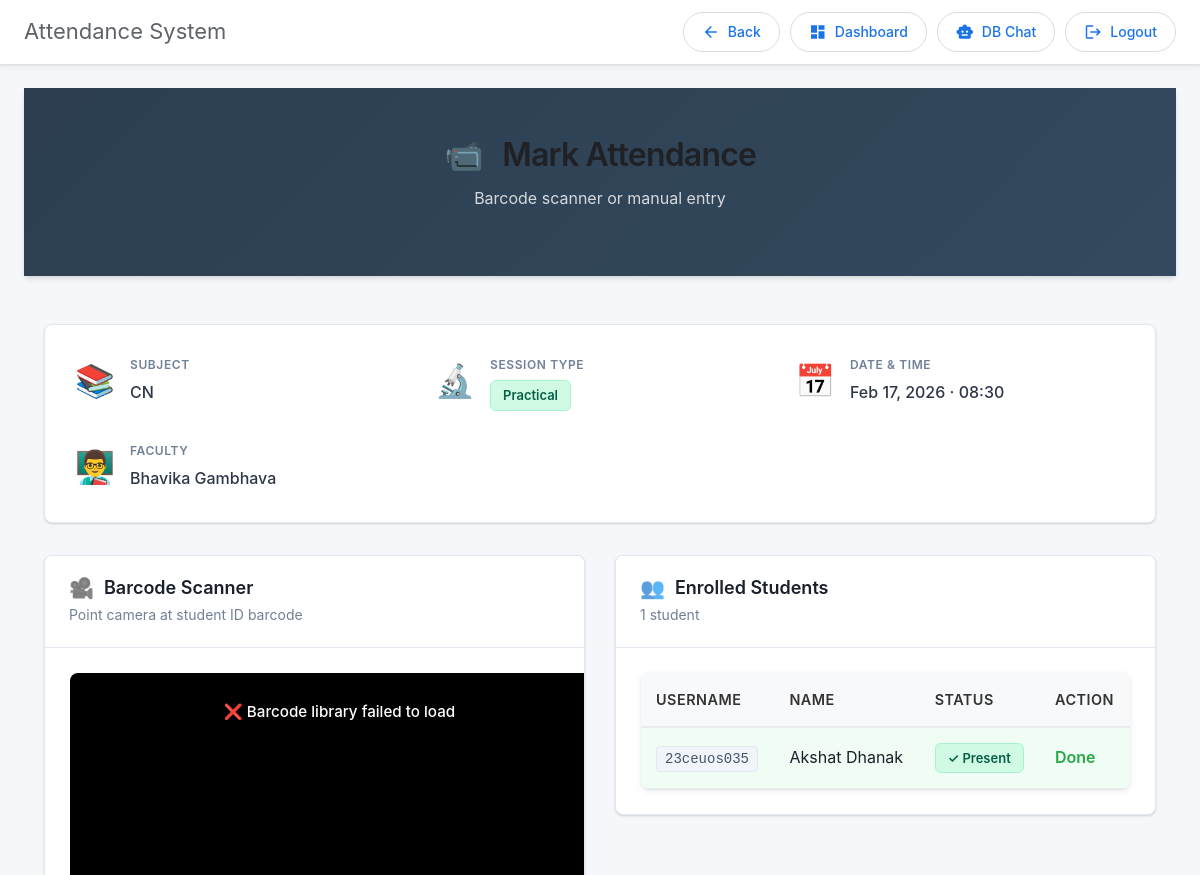
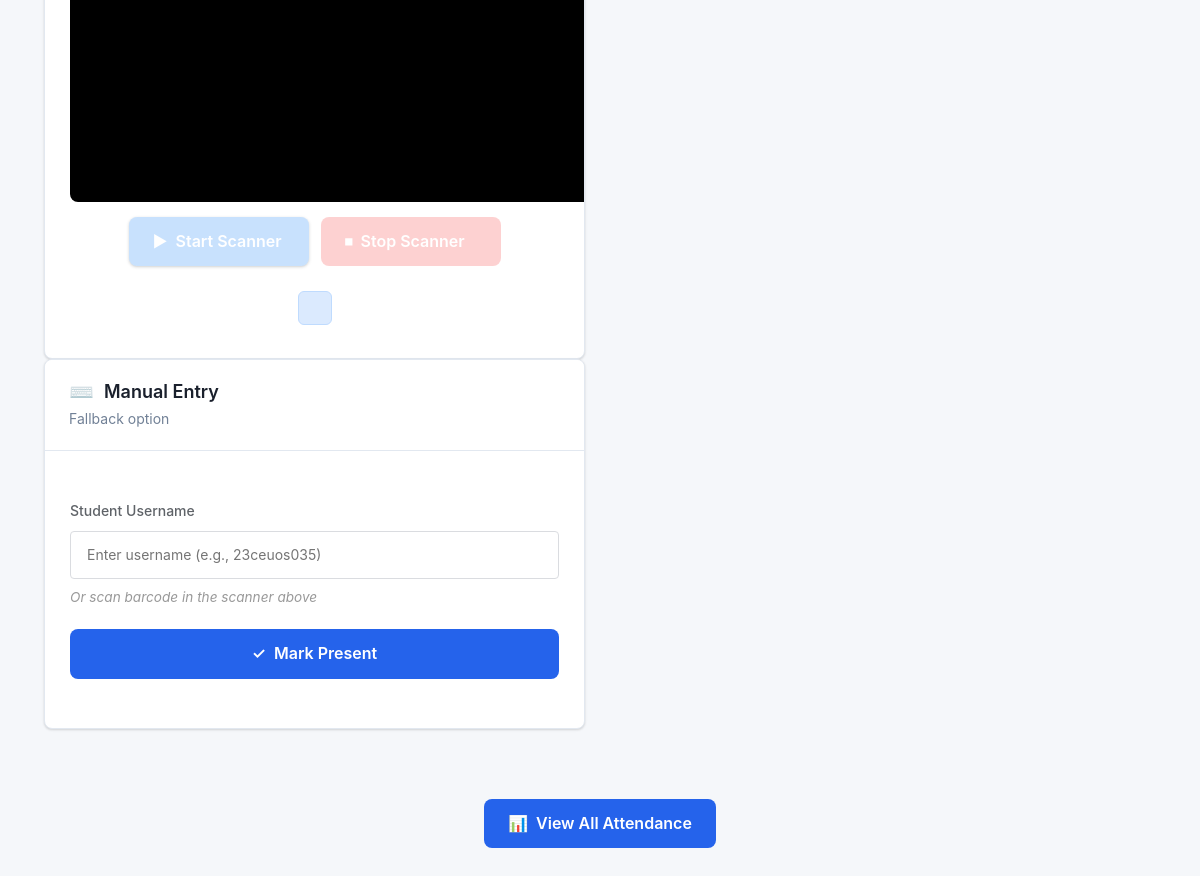
Screenshot of /faculty_app/mark_student_attendance2/4/ (signed in) with the database file from the repository (2 pictures, top to bottom).
### admin_app/models.py (models this page shows, shortened)
class Lecture(models.Model):
    TYPE_CHOICES = [
        ('theory', 'Theory'),
        ('practical', 'Practical'),
        ('tutorial', 'Tutorial'),
    ]
    subject_offering = models.ForeignKey(SubjectOffering, on_delete=models.CASCADE, related_name='lectures')
    date = models.DateField()
    start_time = models.TimeField()
    end_time = models.TimeField()
    lecture_type = models.CharField(max_length=20, choices=TYPE_CHOICES, default='theory')
    room_number = models.CharField(max_length=20, blank=True, null=True)
    faculty = models.ForeignKey(Faculty, on_delete=models.PROTECT, related_name='conducted_lectures')
    is_conducted = models.BooleanField(default=True)
    created_at = models.DateTimeField(auto_now_add=True)
    class Meta:
        ordering = ['date', 'start_time']

class SubjectOffering(models.Model):
    subject = models.ForeignKey(Subject, on_delete=models.PROTECT, related_name='offerings')
    academic_year = models.CharField(max_length=10)  # e.g., "2025-26"
    division = models.CharField(max_length=5)  # e.g., "A", "B", "C"
    faculty = models.ForeignKey('Faculty', on_delete=models.PROTECT, related_name='teaching_subjects')
    max_students = models.IntegerField(default=60)
    created_at = models.DateTimeField(auto_now_add=True)
    class Meta:
        ordering = ['academic_year', 'subject', 'division']
        unique_together = ['subject', 'academic_year', 'division']

class Subject(models.Model):
    code = models.CharField(max_length=20, unique=True)   # e.g., "23CE610"
    name = models.CharField(max_length=200, unique=True)  # e.g., "ADVANCED COMPUTER ARCHITECTURE"
    credits = models.IntegerField(default=4)
    semester = models.IntegerField(choices=[(i, f"Semester {i}") for i in range(1, 9)])
    is_elective = models.BooleanField(default=False)
    department = models.ForeignKey(Department, on_delete=models.PROTECT, related_name='subjects')
    syllabus_url = models.URLField(blank=True, null=True)
    created_at = models.DateTimeField(auto_now_add=True)
    class Meta:
        ordering = ['semester', 'code']
        unique_together = ['code', 'department']

class Faculty(models.Model):
    STATUS_CHOICES = [
        ('active', 'Active'),
        ('inactive', 'Inactive'),
    ]
    user = models.OneToOneField(CustomUser, on_delete=models.CASCADE, related_name='faculty_profile')
    name = models.CharField(max_length=200)
    email = models.EmailField()
    phone = models.CharField(max_length=15, blank=True, null=True)
    department = models.ForeignKey(Department, on_delete=models.PROTECT, related_name='faculties', null=True, blank=True)
    specialization = models.CharField(max_length=200, blank=True, null=True)
    subjects = models.ManyToManyField(Subject, blank=True, related_name='qualified_faculties')
    salary = models.DecimalField(max_digits=10, decimal_places=2, default=0)
    image = models.ImageField(upload_to='faculty_photos/', default='default_faculty.jpg')
    status = models.CharField(max_length=20, choices=STATUS_CHOICES, default='active')
    created_at = models.DateTimeField(auto_now_add=True)
    updated_at = models.DateTimeField(auto_now=True)
    class Meta:
        ordering = ['name']

class Attendance(models.Model):
    STATUS_CHOICES = [
        ('present', 'Present'),
        ('absent', 'Absent'),
        ('late', 'Late'),
    ]
    lecture = models.ForeignKey(Lecture, on_delete=models.CASCADE, related_name='attendances')
    student = models.ForeignKey(Student, on_delete=models.CASCADE, related_name='attendances')
    status = models.CharField(max_length=20, choices=STATUS_CHOICES, default='absent')
    marked_date = models.DateTimeField(auto_now=True)
    marked_by = models.ForeignKey(Faculty, on_delete=models.SET_NULL, null=True, blank=True, related_name='marked_attendances')
    face_recognized = models.BooleanField(default=False, null=True)
    created_at = models.DateTimeField(auto_now_add=True)
    class Meta:
        ordering = ['lecture', 'student']
        unique_together = ['lecture', 'student']

class Student(models.Model):
    STATUS_CHOICES = [
        ('active', 'Active'),
        ('graduated', 'Graduated'),
        ('suspended', 'Suspended'),
        ('dropped', 'Dropped'),
    ]
    BATCH_CHOICES = [
        ('A1', 'A1'),
        ('A2', 'A2'),
        ('A3', 'A3'),
        ('A4', 'A4'),
        ('B1', 'B1'),
        ('B2', 'B2'),
        ('B3', 'B3'),
        ('B4', 'B4'),
    ]
    user = models.OneToOneField(CustomUser, on_delete=models.CASCADE, related_name='student_profile')
    roll_number = models.CharField(max_length=20, unique=True)
    name = models.CharField(max_length=200)
    degree_program = models.ForeignKey(DegreeProgram, on_delete=models.PROTECT, related_name='enrolled_students', null=True, blank=True)
    semester = models.IntegerField(choices=[(i, f"Semester {i}") for i in range(1, 9)], default=1)
    division = models.CharField(max_length=5)  # A, B, C, etc.
    batch = models.CharField(max_length=10, choices=BATCH_CHOICES)
    graduation_date = models.DateField(blank=True, null=True)
    phone = models.CharField(max_length=15)
    blood_group = models.CharField(max_length=3, blank=True, null=True)
    date_of_birth = models.DateField(blank=True, null=True)
    address = models.TextField(blank=True, null=True)
    city = models.CharField(max_length=100, blank=True, null=True)
    state = models.CharField(max_length=100, blank=True, null=True)
    pincode = models.CharField(max_length=10, blank=True, null=True)
    father_name = models.CharField(max_length=100, blank=True, null=True)
    father_contact = models.CharField(max_length=15, blank=True, null=True)
    mother_name = models.CharField(max_length=100, blank=True, null=True)
    mother_contact = models.CharField(max_length=15, blank=True, null=True)
    image = models.ImageField(upload_to='student_photos/', default='default_student.jpg')
    face_encoding = models.TextField(blank=True, null=True)  # JSON encoded face descriptor
    status = models.CharField(max_length=20, choices=STATUS_CHOICES, default='active')
    created_at = models.DateTimeField(auto_now_add=True)
    updated_at = models.DateTimeField(auto_now=True)
    class Meta:
        ordering = ['degree_program', 'semester', 'roll_number']

### registration/models.py (models this page shows)
class CustomUser(AbstractUser):
    ROLE_CHOICES = [
        ("student", "Student"),
        ("faculty", "Faculty"),
        ("admin", "Admin"),
    ]
    role = models.CharField(max_length=10, choices=ROLE_CHOICES, default="student")

### faculty_app/views.py (the view, shortened to what this page needs)
# urls.py: path("mark_student_attendance2/<int:lecture_id>/", views.mark_student_attendance2, name="mark_student_attendance2"),
@faculty_required
def mark_student_attendance2(request, lecture_id):
    lecture = Lecture.objects.get(id=lecture_id)
    attendances = Attendance.objects.filter(lecture=lecture).select_related('student', 'student__user')
    slot_type = lecture.lecture_type
    slot_type_display = lecture.get_lecture_type_display()
    context = {
        'lecture': lecture,
        'attendances': attendances,
        'slot_type': slot_type,
        'slot_type_display': slot_type_display,
    }
    return render(request, "faculty_app/mark_student_attendance2.html", context)

### faculty_app/views.py (called while the page is built)
def faculty_required(view_func):
    @wraps(view_func)
    def wrapper(request, *args, **kwargs):
        if not request.user.is_authenticated:
            return redirect("registration:login")  # Redirect unauthenticated users to login page
        if request.user.role == "faculty":
            return view_func(request, *args, **kwargs)
        logout(request)  # Log out unauthorized users
        return redirect("registration:login")  # Redirect unauthorized users
    return wrapper

### project1/context_processors.py (called while the page is built)
def session_timeout(request):
    return {
        'SESSION_TIMEOUT_SECONDS': getattr(settings, 'SESSION_COOKIE_AGE', 1800),
    }

### faculty_app/templates/faculty_app/mark_student_attendance2.html (shortened to what this page needs)
{% extends "layout.html" %}
{% block container %}
<div class="modern-attendance-page">
  <div class="attendance-header">
    <div class="header-content">
      <h1 class="page-title">
        <span class="title-icon">📹</span> Mark Attendance
      </h1>
      <p class="page-subtitle">Barcode scanner or manual entry</p>
    </div>
  </div>
  <div class="container-lg">
    <div class="lecture-card">
      <div class="card-inner">
        <div class="lecture-detail">
          <span class="detail-icon">📚</span>
          <div class="detail-content">
            <p class="detail-label">Subject</p>
            <p class="detail-value">{{ lecture.subject_offering.subject.name }}</p>
          </div>
        </div>
        <div class="lecture-detail">
          <span class="detail-icon">
            {% if slot_type == 'practical' %}🔬{% elif slot_type == 'tutorial' %}📝{% else %}📖{% endif %}
          </span>
          <div class="detail-content">
            <p class="detail-label">Session Type</p>
            <p class="detail-value">
              <span class="session-badge session-{{ slot_type }}">{{ slot_type_display }}</span>
            </p>
          </div>
        </div>
        <div class="lecture-detail">
          <span class="detail-icon">📅</span>
          <div class="detail-content">
            <p class="detail-label">Date & Time</p>
            <p class="detail-value">{{ lecture.date|date:"M d, Y" }} · {{ lecture.start_time|time:"H:i" }}</p>
          </div>
        </div>
        <div class="lecture-detail">
          <span class="detail-icon">👨‍🏫</span>
          <div class="detail-content">
            <p class="detail-label">Faculty</p>
            <p class="detail-value">{{ lecture.faculty.name }}</p>
          </div>
        </div>
      </div>
    </div>
    <div class="attendance-grid">
      <div class="scanner-section">
        <div class="scanner-card">
          <div class="card-header">
            <h2 class="card-title">
              <span>🎥</span> Barcode Scanner
            </h2>
            <p class="card-subtitle">Point camera at student ID barcode</p>
          </div>
          <div class="scanner-container">
            <video id="video" autoplay playsinline></video>
            <div id="scanner-status" class="scanner-status">
              <span id="status-text">Click "Start Scanner" to begin</span>
            </div>
          </div>
          <div class="scanner-controls">
            <button id="startBtn" class="btn-primary btn-lg">
              <span>▶</span> Start Scanner
            </button>
            <button id="stopBtn" class="btn-danger btn-lg" disabled>
              <span>⏹</span> Stop Scanner
            </button>
          </div>
          <div class="detected-code-container">
            <span id="detected-code" class="code-badge"></span>
          </div>
        </div>
        <div class="manual-entry-card">
          <div class="card-header">
            <h2 class="card-title">
              <span>⌨️</span> Manual Entry
            </h2>
            <p class="card-subtitle">Fallback option</p>
          </div>
          <form method="post" id="attendanceForm" class="manual-form">
            <div class="form-group">
              <label for="student_username" class="form-label">Student Username</label>
              <input
                type="text"
                class="form-input"
                id="student_username"
                name="student_username"
                placeholder="Enter username (e.g., 23ceuos035)"
                required
              />
              <p class="form-hint">Or scan barcode in the scanner above</p>
            </div>
            <button type="submit" class="btn-submit">
              <span>✓</span> Mark Present
            </button>
          </form>
        </div>
      </div>
      <div class="students-section">
        <div class="students-card">
          <div class="card-header">
            <h2 class="card-title">
              <span>👥</span> Enrolled Students
            </h2>
            <p class="card-subtitle">{{ attendances.count }} student{{ attendances.count|pluralize }}</p>
          </div>
          <div class="students-table-wrapper">
            {% if attendances %}
            <table class="students-table">
              <thead>
                <tr>
                  <th>Username</th>
                  <th>Name</th>
                  <th>Status</th>
                  <th>Action</th>
                </tr>
              </thead>
              <tbody>
                {% for attendance in attendances %}
                <tr class="student-row {% if attendance.status == 'present' %}present{% endif %}">
                  <td class="username-cell">
                    <code>{{ attendance.student.user.username }}</code>
                  </td>
                  <td class="name-cell">{{ attendance.student.name }}</td>
                  <td class="status-cell">
                    {% if attendance.status == 'present' %}
                      <span class="status-badge present">✓ Present</span>
                    {% elif attendance.status == 'late' %}
                      <span class="status-badge late">⏱ Late</span>
                    {% else %}
                      <span class="status-badge absent">✗ Absent</span>
                    {% endif %}
                  </td>
                  <td class="action-cell">
                    {% if attendance.status != 'present' %}
                    <form method="post" class="quick-mark-form">
                      {% csrf_token %}
                      <input type="hidden" name="student_username" value="{{ attendance.student.user.username }}" />
                      <button type="submit" class="btn-quick-mark">Mark</button>
                    </form>
                    {% else %}
                    <span class="marked-label">Done</span>
                    {% endif %}
                  </td>
                </tr>
                {% empty %}
                <tr class="empty-state">
                  <td colspan="4">
                    <p class="empty-message">No students enrolled in this subject</p>
                  </td>
                </tr>
                {% endfor %}
              </tbody>
            </table>
            {% else %}
            <div class="empty-state-full">
              <p class="empty-message">No attendance records found</p>
            </div>
            {% endif %}
          </div>
        </div>
      </div>
    </div>
    <div class="footer-actions">
      <a href="{% url 'faculty_app:show_student_attendance' %}" class="btn-secondary">
        <span>📊</span> View All Attendance
      </a>
    </div>
  </div>
</div>
{% endblock %}

### rows the page displays
Lecture: subject_offering.subject.name "CN", lecture_type "Practical", date "Feb 17, 2026", start_time "08:30", faculty.name "Bhavika Gambhava"
Attendance: student.user.username "23ceuos035", student.name "Akshat Dhanak", status "✓ Present"

### other values shown
{{ attendances.count }} "1"
